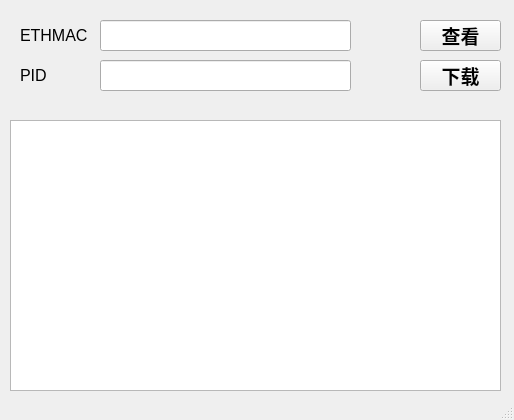
<?xml version="1.0" encoding="UTF-8"?>
<ui version="4.0">
 <class>MainWindow</class>
 <widget class="QMainWindow" name="MainWindow">
  <property name="geometry">
   <rect>
    <x>0</x>
    <y>0</y>
    <width>514</width>
    <height>420</height>
   </rect>
  </property>
  <property name="windowTitle">
   <string>数据烧写工具</string>
  </property>
  <property name="autoFillBackground">
   <bool>false</bool>
  </property>
  <widget class="QWidget" name="centralWidget">
   <widget class="QLineEdit" name="lineEdit_mac">
    <property name="geometry">
     <rect>
      <x>100</x>
      <y>20</y>
      <width>251</width>
      <height>31</height>
     </rect>
    </property>
    <property name="font">
     <font>
      <family>宋体</family>
      <pointsize>20</pointsize>
      <weight>75</weight>
      <bold>true</bold>
     </font>
    </property>
   </widget>
   <widget class="QLabel" name="label">
    <property name="geometry">
     <rect>
      <x>20</x>
      <y>20</y>
      <width>71</width>
      <height>31</height>
     </rect>
    </property>
    <property name="font">
     <font>
      <family>Helvetica</family>
      <pointsize>12</pointsize>
      <weight>50</weight>
      <bold>false</bold>
     </font>
    </property>
    <property name="text">
     <string>ETHMAC</string>
    </property>
   </widget>
   <widget class="QPushButton" name="pushButton_burn">
    <property name="geometry">
     <rect>
      <x>420</x>
      <y>60</y>
      <width>81</width>
      <height>31</height>
     </rect>
    </property>
    <property name="font">
     <font>
      <family>Aharoni</family>
      <pointsize>14</pointsize>
      <weight>75</weight>
      <bold>true</bold>
     </font>
    </property>
    <property name="text">
     <string>下载</string>
    </property>
   </widget>
   <widget class="QLabel" name="label_2">
    <property name="geometry">
     <rect>
      <x>20</x>
      <y>60</y>
      <width>71</width>
      <height>31</height>
     </rect>
    </property>
    <property name="font">
     <font>
      <family>Helvetica</family>
      <pointsize>12</pointsize>
      <weight>50</weight>
      <bold>false</bold>
     </font>
    </property>
    <property name="text">
     <string>PID</string>
    </property>
   </widget>
   <widget class="QLineEdit" name="lineEdit_pid">
    <property name="geometry">
     <rect>
      <x>100</x>
      <y>60</y>
      <width>251</width>
      <height>31</height>
     </rect>
    </property>
    <property name="font">
     <font>
      <family>宋体</family>
      <pointsize>20</pointsize>
      <weight>75</weight>
      <bold>true</bold>
     </font>
    </property>
   </widget>
   <widget class="QPushButton" name="pushButton_get">
    <property name="geometry">
     <rect>
      <x>420</x>
      <y>20</y>
      <width>81</width>
      <height>31</height>
     </rect>
    </property>
    <property name="font">
     <font>
      <family>Aharoni</family>
      <pointsize>14</pointsize>
      <weight>75</weight>
      <bold>true</bold>
     </font>
    </property>
    <property name="text">
     <string>查看</string>
    </property>
   </widget>
   <widget class="QTextEdit" name="textEdit">
    <property name="geometry">
     <rect>
      <x>10</x>
      <y>120</y>
      <width>491</width>
      <height>271</height>
     </rect>
    </property>
    <property name="font">
     <font>
      <family>仿宋</family>
      <pointsize>10</pointsize>
      <weight>50</weight>
      <bold>false</bold>
     </font>
    </property>
   </widget>
  </widget>
  <widget class="QStatusBar" name="statusBar"/>
 </widget>
 <layoutdefault spacing="6" margin="11"/>
 <resources/>
 <connections/>
</ui>
